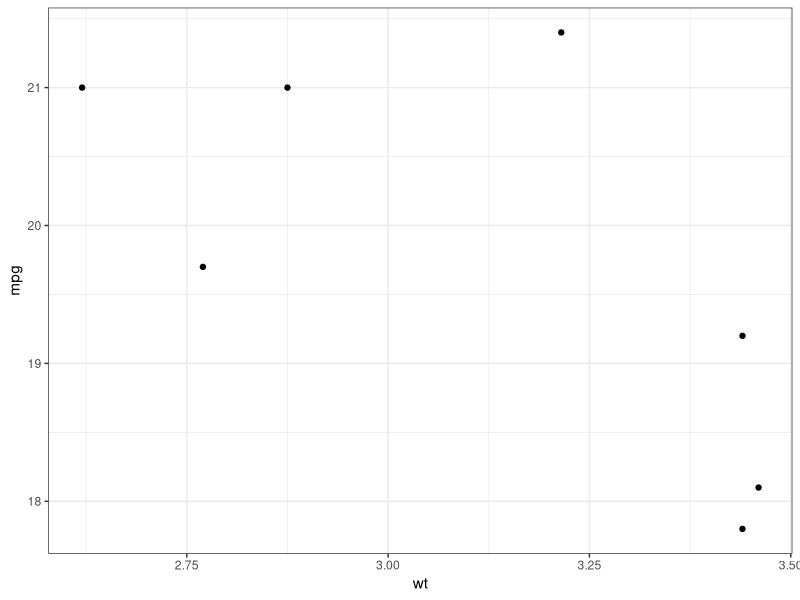

Source code (R):

head(mtcars)
mean(mtcars$mpg)

library(tidyverse)

p <- mtcars %>% filter(cyl == 6) %>%
  ggplot() +
  geom_point(aes(x = wt, y = mpg)) +
  theme_bw()

ggsave(filename = 'my_mpg_graph.pdf', plot = p, device = 'pdf', width = 5, height = 5)



